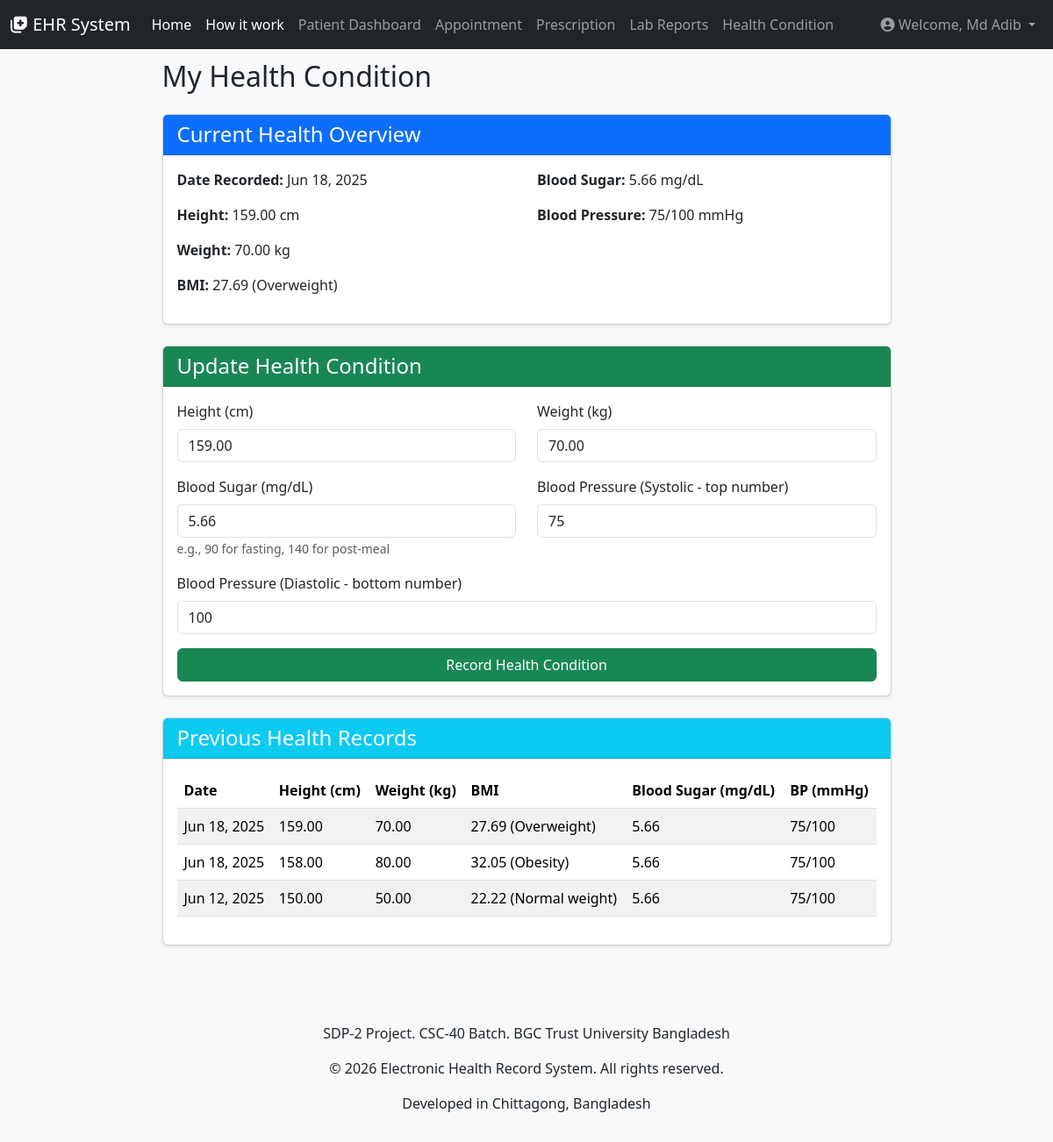
The app's page /patient/health_condition.php (signed in) with its own data.
### tables this page shows
CREATE TABLE `health_conditions` (
  `id` int(11) NOT NULL,
  `patient_id` int(11) NOT NULL,
  `date_recorded` date DEFAULT current_timestamp(),
  `height_cm` decimal(5,2) DEFAULT NULL,
  `weight_kg` decimal(5,2) DEFAULT NULL,
  `blood_sugar_mgdl` decimal(6,2) DEFAULT NULL,
  `blood_pressure_systolic` int(11) DEFAULT NULL,
  `blood_pressure_diastolic` int(11) DEFAULT NULL,
  `bmi_message` text DEFAULT NULL,
  `created_at` timestamp NOT NULL DEFAULT current_timestamp(),
  `updated_at` timestamp NOT NULL DEFAULT current_timestamp() ON UPDATE current_timestamp()
);

### patient/health_condition.php (the view, shortened to what this page needs)
<?php
require_once '../includes/db_connection.php';
require_once '../includes/header.php';
$user_id = $_SESSION['user_id'];
$patient_id = null;
try {
    $stmt = $pdo->prepare("SELECT id FROM patients WHERE user_id = ?");
    $stmt->execute([$user_id]);
    $patient_data = $stmt->fetch();
    if ($patient_data) {
        $patient_id = $patient_data['id'];
    } else {
        die("Patient record not found for this user.");
    }
} catch (PDOException $e) {
    die("Error fetching patient ID: " . $e->getMessage());
}
function calculateBMI($height_cm, $weight_kg)
{
    $height_m = $height_cm / 100;
    $bmi = $weight_kg / ($height_m * $height_m);
    $bmi = round($bmi, 2);
    $message = '';
    if ($bmi < 18.5) {
        $message = 'Underweight';
    } elseif ($bmi >= 18.5 && $bmi < 24.9) {
        $message = 'Normal weight';
    } elseif ($bmi >= 25 && $bmi < 29.9) {
        $message = 'Overweight';
    } else {
        $message = 'Obesity';
    }
    return ['bmi' => $bmi, 'message' => $message];
}
$current_health_condition = null;
try {
    $stmt = $pdo->prepare("SELECT * FROM health_conditions WHERE patient_id = ? ORDER BY date_recorded DESC, created_at DESC LIMIT 1");
    $stmt->execute([$patient_id]);
    $current_health_condition = $stmt->fetch();
} catch (PDOException $e) {
    $message = "Error fetching current health condition: " . $e->getMessage();
    $message_type = "danger";
}
$previous_health_conditions = [];
try {
    $stmt = $pdo->prepare("SELECT * FROM health_conditions WHERE patient_id = ? ORDER BY date_recorded DESC, created_at DESC");
    $stmt->execute([$patient_id]);
    $previous_health_conditions = $stmt->fetchAll();
} catch (PDOException $e) {
    $message = "Error fetching previous health conditions: " . $e->getMessage();
    $message_type = "danger";
}
?>
<div class="container mt-4">
    <div class="row justify-content-center">
        <div class="col-md-10 col-lg-9">
            <h2 class="mb-4">My Health Condition</h2>
            <div class="card shadow-sm mb-4">
                <div class="card-header bg-primary text-white">
                    <h4 class="mb-0">Current Health Overview</h4>
                </div>
                <div class="card-body">
                    <?php if ($current_health_condition): ?>
                        <div class="row">
                            <div class="col-md-6">
                                <p><strong>Date Recorded:</strong> <?php echo htmlspecialchars(date('M d, Y', strtotime($current_health_condition['date_recorded']))); ?></p>
                                <p><strong>Height:</strong> <?php echo htmlspecialchars($current_health_condition['height_cm']); ?> cm</p>
                                <p><strong>Weight:</strong> <?php echo htmlspecialchars($current_health_condition['weight_kg']); ?> kg</p>
                                <?php
                                $bmi_data = calculateBMI($current_health_condition['height_cm'], $current_health_condition['weight_kg']);
                                ?>
                                <p><strong>BMI:</strong> <?php echo htmlspecialchars($bmi_data['bmi']); ?> (<?php echo htmlspecialchars($bmi_data['message']); ?>)</p>
                            </div>
                            <div class="col-md-6">
                                <p><strong>Blood Sugar:</strong> <?php echo htmlspecialchars($current_health_condition['blood_sugar_mgdl']); ?> mg/dL</p>
                                <p><strong>Blood Pressure:</strong> <?php echo htmlspecialchars($current_health_condition['blood_pressure_systolic']); ?>/<?php echo htmlspecialchars($current_health_condition['blood_pressure_diastolic']); ?> mmHg</p>
                            </div>
                        </div>
                    <?php else: ?>
                        <p class="text-muted">No health condition data recorded yet. Please use the form below to add your first entry.</p>
                    <?php endif; ?>
                </div>
            </div>
            <div class="card shadow-sm mb-4">
                <div class="card-header bg-success text-white">
                    <h4 class="mb-0">Update Health Condition</h4>
                </div>
                <div class="card-body">
                    <form action="health_condition.php" method="POST">
                        <div class="row">
                            <div class="col-md-6 mb-3">
                                <label for="height_cm" class="form-label">Height (cm)</label>
                                <input type="number" class="form-control" id="height_cm" name="height_cm" required value="<?php echo htmlspecialchars($current_health_condition['height_cm'] ?? ''); ?>">
                            </div>
                            <div class="col-md-6 mb-3">
                                <label for="weight_kg" class="form-label">Weight (kg)</label>
                                <input type="number" class="form-control" id="weight_kg" name="weight_kg" required value="<?php echo htmlspecialchars($current_health_condition['weight_kg'] ?? ''); ?>">
                            </div>
                        </div>
                        <div class="row">
                            <div class="col-md-6 mb-3">
                                <label for="blood_sugar_mgdl" class="form-label">Blood Sugar (mg/dL)</label>
                                <input type="number" step="0.01" class="form-control" id="blood_sugar_mgdl" name="blood_sugar_mgdl" value="<?php echo htmlspecialchars($current_health_condition['blood_sugar_mgdl'] ?? ''); ?>">
                                <small class="form-text text-muted">e.g., 90 for fasting, 140 for post-meal</small>
                            </div>
                            <div class="col-md-6 mb-3">
                                <label for="blood_pressure_systolic" class="form-label">Blood Pressure (Systolic - top number)</label>
                                <input type="number" class="form-control" id="blood_pressure_systolic" name="blood_pressure_systolic" value="<?php echo htmlspecialchars($current_health_condition['blood_pressure_systolic'] ?? ''); ?>">
                            </div>
                        </div>
                        <div class="mb-3">
                            <label for="blood_pressure_diastolic" class="form-label">Blood Pressure (Diastolic - bottom number)</label>
                            <input type="number" class="form-control" id="blood_pressure_diastolic" name="blood_pressure_diastolic" value="<?php echo htmlspecialchars($current_health_condition['blood_pressure_diastolic'] ?? ''); ?>">
                        </div>
                        <button type="submit" class="btn btn-success w-100">Record Health Condition</button>
                    </form>
                </div>
            </div>
            <div class="card shadow-sm mb-4">
                <div class="card-header bg-info text-white">
                    <h4 class="mb-0">Previous Health Records</h4>
                </div>
                <div class="card-body">
                    <?php if (!empty($previous_health_conditions)): ?>
                        <div class="table-responsive">
                            <table class="table table-hover table-striped">
                                <thead>
                                    <tr>
                                        <th>Date</th>
                                        <th>Height (cm)</th>
                                        <th>Weight (kg)</th>
                                        <th>BMI</th>
                                        <th>Blood Sugar (mg/dL)</th>
                                        <th>BP (mmHg)</th>
                                    </tr>
                                </thead>
                                <tbody>
                                    <?php foreach ($previous_health_conditions as $record):
                                        $bmi_data = calculateBMI($record['height_cm'], $record['weight_kg']);
                                    ?>
                                        <tr>
                                            <td><?php echo htmlspecialchars(date('M d, Y', strtotime($record['date_recorded']))); ?></td>
                                            <td><?php echo htmlspecialchars($record['height_cm']); ?></td>
                                            <td><?php echo htmlspecialchars($record['weight_kg']); ?></td>
                                            <td><?php echo htmlspecialchars($bmi_data['bmi']); ?> (<?php echo htmlspecialchars($bmi_data['message']); ?>)</td>
                                            <td><?php echo htmlspecialchars($record['blood_sugar_mgdl'] ?? 'N/A'); ?></td>
                                            <td><?php echo htmlspecialchars($record['blood_pressure_systolic'] ?? 'N/A'); ?>/<?php echo htmlspecialchars($record['blood_pressure_diastolic'] ?? 'N/A'); ?></td>
                                        </tr>
                                    <?php endforeach; ?>
                                </tbody>
                            </table>
                        </div>
                    <?php else: ?>
                        <p class="text-muted">No previous health records found.</p>
                    <?php endif; ?>
                </div>
            </div>
        </div>
    </div>
</div>
<?php require_once '../includes/footer.php'; ?>

### assets/css/style.css (style rules this page uses)
body { background-color: #f8f9fa; min-height: 100vh; display: flex; flex-direction: column; }

### records on screen
health_conditions: date_recorded "Jun 18, 2025", height_cm "159.00", weight_kg "70.00", height_cm+weight_kg "27.69", height_cm+weight_kg "Overweight", blood_sugar_mgdl "5.66", blood_pressure_systolic "75", blood_pressure_diastolic "100"
health_conditions: date_recorded "Jun 18, 2025", height_cm "158.00", weight_kg "80.00", height_cm+weight_kg "32.05", height_cm+weight_kg "Obesity", blood_sugar_mgdl "5.66", blood_pressure_systolic "75", blood_pressure_diastolic "100"
health_conditions: date_recorded "Jun 12, 2025", height_cm "150.00", weight_kg "50.00", height_cm+weight_kg "22.22", height_cm+weight_kg "Normal weight", blood_sugar_mgdl "5.66", blood_pressure_systolic "75", blood_pressure_diastolic "100"

### other values on screen
$user_full_name "Md Adib"
